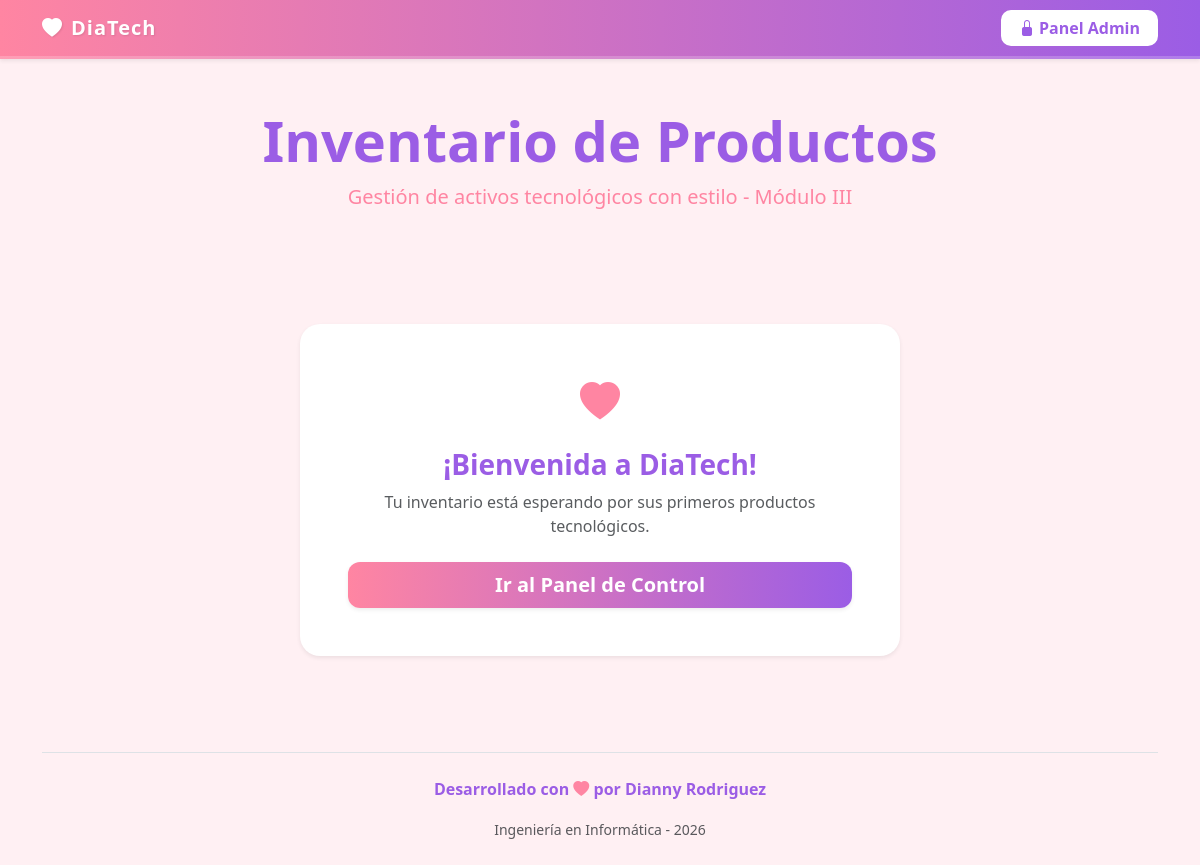
Before: / with the older database file.
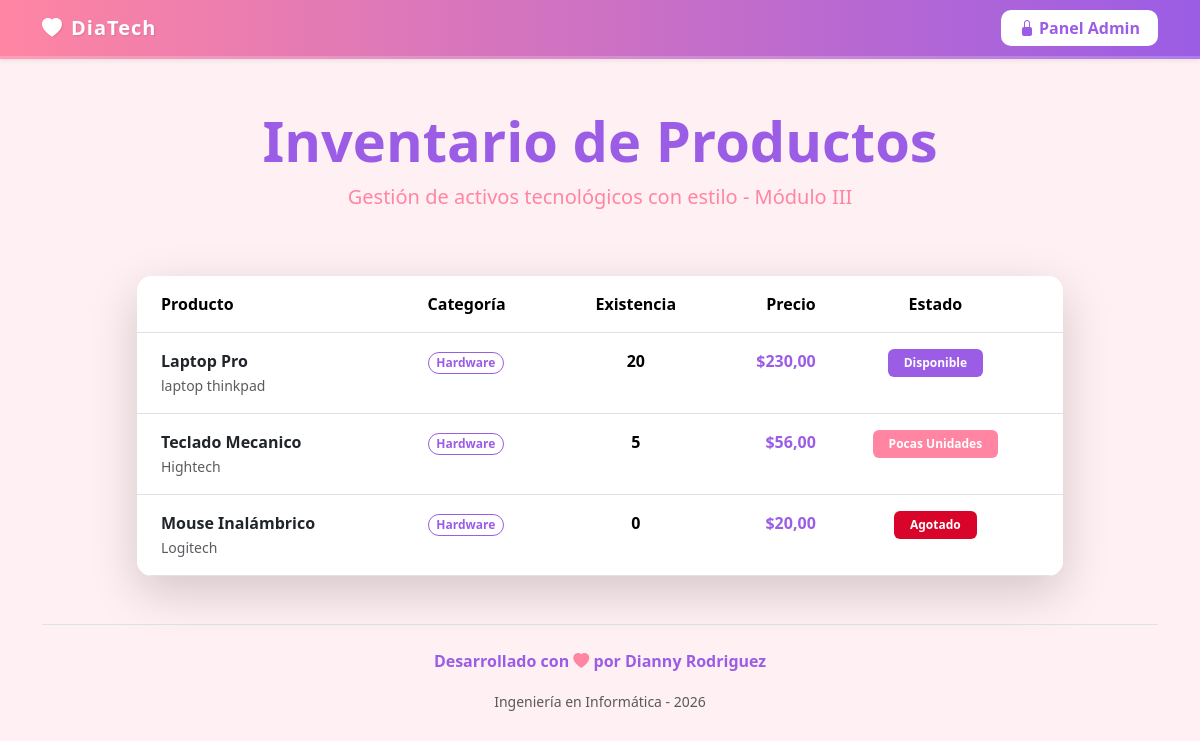
After: the same page with the newer database file.
### miapp/models.py (models this page shows, shortened)
class Producto(models.Model):
    CATEGORIAS = [
        ('HW', 'Hardware'),
        ('SW', 'Software'),
        ('ACC', 'Accesorios'),
        ('RED', 'Redes'),
    ]
    nombre = models.CharField(max_length=100, verbose_name="Nombre del Producto")
    descripcion = models.TextField(verbose_name="Descripción")
    categoria = models.CharField(max_length=3, choices=CATEGORIAS, default='HW', verbose_name="Categoría")
    precio = models.DecimalField(max_digits=10, decimal_places=2, verbose_name="Precio")
    stock = models.IntegerField(default=0, verbose_name="Cantidad en Stock")
    fecha_ingreso = models.DateField(auto_now_add=True, verbose_name="Fecha de Ingreso")
    class Meta:
        verbose_name = "Producto"
        verbose_name_plural = "Productos"

### miapp/views.py (the view)
# urls.py: path('', views.lista_productos, name='home'),
def lista_productos(request):
    productos = Producto.objects.all().order_by('-fecha_ingreso')
    return render(request, "miapp/lista.html", {"productos": productos})

### miapp/templates/miapp/lista.html (shortened to what this page needs)
<!DOCTYPE html>
<html lang="es">
<head>
    <link href="https://cdn.jsdelivr.net/npm/bootstrap@5.3.2/dist/css/bootstrap.min.css" rel="stylesheet">
    <link href="https://cdn.jsdelivr.net/npm/bootstrap-icons@1.11.1/font/bootstrap-icons.css" rel="stylesheet">
</head>
<body>
    <nav class="navbar navbar-expand-lg navbar-dark mb-4 shadow-sm">
        <div class="container">
            <a class="navbar-brand" href="/"><i class="bi bi-heart-fill me-2"></i>DiaTech</a>
            <div class="navbar-nav ms-auto">
                <a class="nav-link btn-admin px-3 py-1" href="/admin/" target="_blank">
                    <i class="bi bi-lock-fill me-1"></i>Panel Admin
                </a>
            </div>
        </div>
    </nav>
    <div class="container py-4">
        <div class="row mb-5">
            <div class="col-12 text-center">
                <h1 class="display-4 fw-bold mb-2" style="color: var(--secondary-purple);">Inventario de Productos</h1>
                <p class="lead" style="color: var(--primary-pink); font-weight: 500;">Gestión de activos tecnológicos con estilo - Módulo III</p>
            </div>
        </div>
        <div class="row justify-content-center">
            {% if productos %}
                <div class="col-lg-10">
                    <div class="card shadow-lg">
                        <div class="card-body p-0">
                            <div class="table-responsive">
                                <table class="table table-hover mb-0">
                                    <thead style="background-color: var(--bg-soft-pink);">
                                        <tr>
                                            <th class="ps-4 py-3">Producto</th>
                                            <th class="py-3">Categoría</th>
                                            <th class="text-center py-3">Existencia</th>
                                            <th class="text-end py-3">Precio</th>
                                            <th class="text-center pe-4 py-3">Estado</th>
                                        </tr>
                                    </thead>
                                    <tbody>
                                        {% for producto in productos %}
                                        <tr>
                                            <td class="ps-4 py-3">
                                                <div class="fw-bold text-dark">{{ producto.nombre }}</div>
                                                <small class="text-muted">{{ producto.descripcion|truncatechars:60 }}</small>
                                            </td>
                                            <td class="py-3">
                                                <span class="badge rounded-pill border" style="color: var(--secondary-purple); border-color: var(--secondary-purple) !important;">
                                                    {{ producto.get_categoria_display }}
                                                </span>
                                            </td>
                                            <td class="text-center py-3 fw-bold">
                                                {{ producto.stock }}
                                            </td>
                                            <td class="text-end py-3 fw-bold text-primary-custom">
                                                ${{ producto.precio }}
                                            </td>
                                            <td class="text-center pe-4 py-3">
                                                {% if producto.stock > 10 %}
                                                    <span class="badge badge-disponible px-3 py-2">Disponible</span>
                                                {% elif producto.stock > 0 %}
                                                    <span class="badge badge-pocas px-3 py-2">Pocas Unidades</span>
                                                {% else %}
                                                    <span class="badge badge-agotado px-3 py-2">Agotado</span>
                                                {% endif %}
                                            </td>
                                        </tr>
                                        {% endfor %}
                                    </tbody>
                                </table>
                            </div>
                        </div>
                    </div>
                </div>
            {% else %}
                <div class="col-12 text-center py-5">
                    <div class="card shadow-sm border-0 p-5" style="background-color: white; max-width: 600px; margin: 0 auto; border-radius: 20px;">
                        <i class="bi bi-heart-fill fs-1 mb-3 d-block" style="color: var(--primary-pink);"></i>
                        <h3 class="fw-bold" style="color: var(--secondary-purple);">¡Bienvenida a DiaTech!</h3>
                        <p class="text-muted mb-4">Tu inventario está esperando por sus primeros productos tecnológicos.</p>
                        <a href="/admin/" class="btn btn-lg text-white fw-bold shadow-sm" style="background: linear-gradient(90deg, var(--primary-pink), var(--secondary-purple)); border: none; border-radius: 12px;">
                            Ir al Panel de Control
                        </a>
                    </div>
                </div>
            {% endif %}
        </div>
        <footer class="mt-5 pt-4 border-top text-center">
            <p class="fw-bold">Desarrollado con <i class="bi bi-heart-fill" style="color: var(--primary-pink);"></i> por <strong>Dianny Rodriguez</strong></p>
            <small class="text-muted">Ingeniería en Informática - 2026</small>
        </footer>
    </div>
</body>
</html>

### miapp/templates/miapp/lista.html (style rules this page uses)
:root { --primary-pink: #ff85a2; --secondary-purple: #9b5de5; --danger-red: #f15bb5; --bg-soft-pink: #fff0f3; }
body { background-color: var(--bg-soft-pink); font-family: 'Segoe UI', Tahoma, Geneva, Verdana, sans-serif; }
.navbar { background: linear-gradient(90deg, var(--primary-pink), var(--secondary-purple)) !important; border-bottom: 3px solid rgba(255,255,255,0.2); }
.navbar-brand { font-weight: 800 !important; letter-spacing: 1px; text-shadow: 1px 1px 2px rgba(0,0,0,0.1); }
.card { border-radius: 15px; overflow: hidden; border: none; }
.badge-disponible { background-color: var(--secondary-purple); color: white; }
.badge-pocas { background-color: var(--primary-pink); color: white; }
.badge-agotado { background-color: #d90429; color: white; }
.text-primary-custom { color: var(--secondary-purple) !important; }
.btn-admin { background-color: white; color: var(--secondary-purple); border: 2px solid white; font-weight: bold; border-radius: 10px; transition: 0.3s; }
footer { color: var(--secondary-purple); }

Changed rows visible on the page:
added Producto: nombre "Laptop Pro", descripcion "laptop thinkpad", categoria "Hardware", stock "20", precio "230,00", shows "Disponible"
added Producto: nombre "Teclado Mecanico", descripcion "Hightech", categoria "Hardware", stock "5", precio "56,00", shows "Pocas Unidades"
added Producto: nombre "Mouse Inalámbrico", descripcion "Logitech", categoria "Hardware", stock "0", precio "20,00", shows "Agotado"
Other visible differences:
text no longer shown: "¡Bienvenida a DiaTech! Tu inventario está esperando por sus primeros productos tecnológicos. Ir al Panel de Control"
text now shown: "Producto Categoría Existencia Precio Estado"
